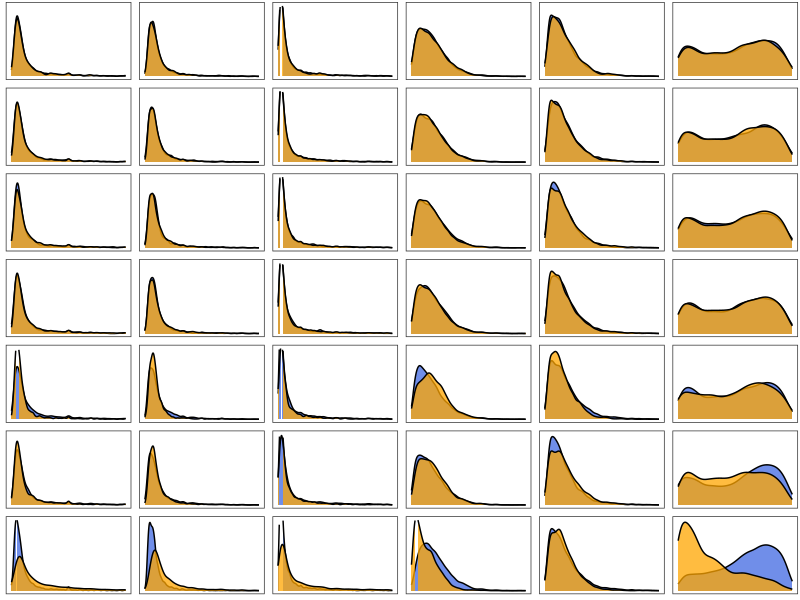

This figure's R source:
################# LPEP2: Density plots ##########################################################
# Date: 7-1-19 (Happy Canada Day)
# updated:
# Author: Ian McCullough, immccull@gmail.com
################################################################################################

#### R libraries ####
library(gridExtra)
library(ggplot2)
library(grid)

#### input data ####
setwd('C:/Users/FWL/Documents/wq-prediction')

# water quality/ecological context for different model scenarios
datatab <- read.csv("data/raw_data_LPEP2_03082019.csv")


################## Main program #################
datatab <- datatab[,c(1,5:16,18)] #keep only some columns

# assign "Training" to 1, "Testing" to 0, then reorder factor levels
datatab$random25_holdout <- as.factor(ifelse(datatab$random25_holdout==1, 'Testing','Training'))
datatab$random25_holdout <- factor(datatab$random25_holdout,levels(datatab$random25_holdout)[c(2,1)])

datatab$random75_holdout <- as.factor(ifelse(datatab$random75_holdout==1, 'Testing','Training'))
datatab$random75_holdout <- factor(datatab$random75_holdout,levels(datatab$random75_holdout)[c(2,1)])

datatab$hu4_ag50_holdout <- as.factor(ifelse(datatab$hu4_ag50_holdout==1, 'Testing','Training'))
datatab$hu4_ag50_holdout <- factor(datatab$hu4_ag50_holdout,levels(datatab$hu4_ag50_holdout)[c(2,1)])

datatab$hu4_strat75_holdout <- as.factor(ifelse(datatab$hu4_strat75_holdout==1, 'Testing','Training'))
datatab$hu4_strat75_holdout <- factor(datatab$hu4_strat75_holdout,levels(datatab$hu4_strat75_holdout)[c(2,1)])

datatab$hu4_random50_holdout <- as.factor(ifelse(datatab$hu4_random50_holdout==1,'Testing','Training'))
datatab$hu4_random50_holdout <- factor(datatab$hu4_random50_holdout,levels(datatab$hu4_random50_holdout)[c(2,1)])

datatab$cluster_strat75_holdout <- as.factor(ifelse(datatab$cluster_strat75_holdout==1,'Testing','Training'))
datatab$cluster_strat75_holdout <- factor(datatab$cluster_strat75_holdout,levels(datatab$cluster_strat75_holdout)[c(2,1)])

datatab$cluster_random50_holdout <- as.factor(ifelse(datatab$cluster_random50_holdout==1,'Testing','Training'))
datatab$cluster_random50_holdout <- factor(datatab$cluster_random50_holdout,levels(datatab$cluster_random50_holdout)[c(2,1)])

plot_colorz <- c('royalblue','orange')
title_size = 7

#### TP ####
TP_xlims <- c(0,200)
TP_ylims <- c(0,0.05)
variable_label <- grobTree(textGrob("TP", x=0.8,  y=0.9, hjust=0,
                                    gp=gpar(col="black", fontsize=title_size)))

# random25_holdout
plotA_TP <- ggplot(datatab, aes(x=tp, fill=factor(random25_holdout))) + geom_density(alpha=0.75)+
  theme_bw()+
  scale_x_continuous(limits=TP_xlims)+
  scale_y_continuous(limits=TP_ylims)+
  #annotation_custom(variable_label)+
  #ggtitle('(a) Random-Large')+
  scale_fill_manual(values=plot_colorz)+
  theme(panel.grid = element_blank(),
        legend.position='none',
        legend.title=element_blank(),
        axis.title=element_blank(),
        axis.text=element_blank(),
        axis.ticks = element_blank(),
        plot.margin=unit(c(0.05,0.05,0.05,0.05), "cm"),
        plot.title=element_blank())

# random75_holdout
plotB_TP <- ggplot(datatab, aes(x=tp, fill=factor(random75_holdout))) + geom_density(alpha=0.75)+
  theme_bw()+
  scale_x_continuous(limits=TP_xlims)+
  scale_y_continuous(limits=TP_ylims)+
  #annotation_custom(variable_label)+
  #ggtitle('(b) Random-Small')+
  scale_fill_manual(values=plot_colorz)+
  theme(panel.grid = element_blank(),
        legend.position='none',
        legend.title=element_blank(),
        axis.title=element_blank(),
        axis.text=element_blank(),
        axis.ticks = element_blank(),
        plot.margin=unit(c(0.05,0.05,0.05,0.05), "cm"),
        plot.title=element_blank())

# cluster_strat75_holdout
plotC_TP <- ggplot(datatab, aes(x=tp, fill=factor(cluster_strat75_holdout))) + geom_density(alpha=0.75)+
  theme_bw()+
  scale_x_continuous(limits=TP_xlims)+
  scale_y_continuous(limits=TP_ylims)+
  #annotation_custom(variable_label)+
  #ggtitle('(c) Stratified-Type')+
  scale_fill_manual(values=plot_colorz)+
  theme(panel.grid = element_blank(),
        legend.position='none',
        legend.title=element_blank(),
        axis.title=element_blank(),
        axis.text=element_blank(),
        axis.ticks = element_blank(),
        plot.margin=unit(c(0.05,0.05,0.05,0.05), "cm"),
        plot.title=element_blank())

# hu4_strat75_holdout
plotD_TP <- ggplot(datatab, aes(x=tp, fill=factor(hu4_strat75_holdout))) + geom_density(alpha=0.75)+
  theme_bw()+
  scale_x_continuous(limits=TP_xlims)+
  scale_y_continuous(limits=TP_ylims)+
  #annotation_custom(variable_label)+
  #ggtitle('(d) Stratified-Region')+
  scale_fill_manual(values=plot_colorz)+
  theme(panel.grid = element_blank(),
        legend.position='none',
        legend.title=element_blank(),
        axis.title=element_blank(),
        axis.text=element_blank(),
        axis.ticks = element_blank(),
        plot.margin=unit(c(0.05,0.05,0.05,0.05), "cm"),
        plot.title=element_blank())

# cluster_random50_holdout
plotE_TP <- ggplot(datatab, aes(x=tp, fill=factor(cluster_random50_holdout))) + geom_density(alpha=0.75)+
  theme_bw()+
  scale_x_continuous(limits=TP_xlims)+
  scale_y_continuous(limits=TP_ylims)+
  #annotation_custom(variable_label)+
  #ggtitle('(e) Targeted-Type')+
  scale_fill_manual(values=plot_colorz)+
  theme(panel.grid = element_blank(),
        legend.position='none',
        legend.title=element_blank(),
        axis.title=element_blank(),
        axis.text=element_blank(),
        axis.ticks = element_blank(),
        plot.margin=unit(c(0.05,0.05,0.05,0.05), "cm"),
        plot.title=element_blank())

# hu4_random50_holdout
plotF_TP <- ggplot(datatab, aes(x=tp, fill=factor(hu4_random50_holdout))) + geom_density(alpha=0.75)+
  theme_bw()+
  scale_x_continuous(limits=TP_xlims)+
  scale_y_continuous(limits=TP_ylims)+
  #annotation_custom(variable_label)+
  #ggtitle('(f) Targeted-Region')+
  scale_fill_manual(values=plot_colorz)+
  theme(panel.grid = element_blank(),
        legend.position='none',
        legend.title=element_blank(),
        axis.title=element_blank(),
        axis.text=element_blank(),
        axis.ticks = element_blank(),
        plot.margin=unit(c(0.05,0.05,0.05,0.05), "cm"),
        plot.title=element_blank())

# hu4_ag50_holdout
plotG_TP <- ggplot(datatab, aes(x=tp, fill=factor(hu4_ag50_holdout))) + geom_density(alpha=0.75)+
  theme_bw()+
  scale_x_continuous(limits=TP_xlims)+
  scale_y_continuous(limits=TP_ylims)+
  #annotation_custom(variable_label)+
  #ggtitle('(g) Targeted-AgRegion')+
  scale_fill_manual(values=plot_colorz)+
  theme(panel.grid = element_blank(),
        legend.position='none',
        legend.title=element_blank(),
        axis.title=element_blank(),
        axis.text=element_blank(),
        axis.ticks = element_blank(),
        plot.margin=unit(c(0.05,0.05,0.05,0.05), "cm"),
        plot.title=element_blank())

# blank plot for spacing in multi-panel plot
# blank.plot <- ggplot(datatab, aes(x=tp,y=chal))+ geom_blank() +
#   #ggtitle('')+
#   theme_bw() +
#   theme(axis.text = element_blank(),
#         axis.line = element_blank(),
#         axis.ticks = element_blank(),
#         panel.border = element_blank(),
#         panel.grid = element_blank(),
#         axis.title = element_blank(),
#         legend.position='none')

# legend plot (created so can extract legend from it; this plot not plotted)
# legend.point1<-ggplot(datatab, aes(x=tp, fill=factor(hu4_ag50_holdout))) + geom_density(alpha=0.75)+
#   scale_fill_manual(values=plot_colorz, name='')+
#   theme_bw() + 
#   theme(axis.text = element_blank(),
#         axis.line = element_blank(),
#         axis.ticks = element_blank(),
#         #panel.border = element_blank(),
#         panel.grid = element_blank(),
#         axis.title = element_blank(),
#         legend.position=c(0.5,0.5),
#         legend.text=element_text(colour='black', size=11),
#         plot.title=element_text(hjust=0, vjust=0, face='bold', size=9))+
#   guides(color = guide_legend(override.aes = list(size=3.5)))#increase legend point size
# 
# # with help from: https://stackoverflow.com/questions/12041042/how-to-plot-just-the-legends-in-ggplot2
# g_legend <- function(legend.point1){ 
#   tmp <- ggplot_gtable(ggplot_build(legend.point1)) 
#   leg <- which(sapply(tmp$grobs, function(x) x$name) == "guide-box") 
#   legend <- tmp$grobs[[leg]] 
#   return(legend)} 
# 
# legend <- g_legend(legend.point1) 
# #grid.draw(legend)

#### Chla ####
chla_xlims <- c(0,100)
chla_ylims <- c(0,0.1)
variable_label <- grobTree(textGrob("CHL", x=0.8,  y=0.9, hjust=0,
                                    gp=gpar(col="black", fontsize=title_size)))

# random25_holdout
plotA_chla <- ggplot(datatab, aes(x=chal, fill=factor(random25_holdout))) + geom_density(alpha=0.75)+
  theme_bw()+
  scale_x_continuous(limits=chla_xlims)+
  scale_y_continuous(limits=chla_ylims)+
  #annotation_custom(variable_label)+
  #ggtitle('(a) Random-Large')+
  scale_fill_manual(values=plot_colorz)+
  theme(panel.grid = element_blank(),
        legend.position='none',
        legend.title=element_blank(),
        axis.title=element_blank(),
        axis.text=element_blank(),
        axis.ticks = element_blank(),
        plot.margin=unit(c(0.05,0.05,0.05,0.05), "cm"),
        plot.title=element_blank())

# random75_holdout
plotB_chla <- ggplot(datatab, aes(x=chal, fill=factor(random75_holdout))) + geom_density(alpha=0.75)+
  theme_bw()+
  scale_x_continuous(limits=chla_xlims)+
  scale_y_continuous(limits=chla_ylims)+
  #annotation_custom(variable_label)+
  #ggtitle('(b) Random-Small')+
  scale_fill_manual(values=plot_colorz)+
  theme(panel.grid = element_blank(),
        legend.position='none',
        legend.title=element_blank(),
        axis.title=element_blank(),
        axis.text=element_blank(),
        axis.ticks = element_blank(),
        plot.margin=unit(c(0.05,0.05,0.05,0.05), "cm"),
        plot.title=element_blank())

# cluster_strat75_holdout
plotC_chla <- ggplot(datatab, aes(x=chal, fill=factor(cluster_strat75_holdout))) + geom_density(alpha=0.75)+
  theme_bw()+
  scale_x_continuous(limits=chla_xlims)+
  scale_y_continuous(limits=chla_ylims)+
  #annotation_custom(variable_label)+
  #ggtitle('(c) Stratified-Type')+
  scale_fill_manual(values=plot_colorz)+
  theme(panel.grid = element_blank(),
        legend.position='none',
        legend.title=element_blank(),
        axis.title=element_blank(),
        axis.text=element_blank(),
        axis.ticks = element_blank(),
        plot.margin=unit(c(0.05,0.05,0.05,0.05), "cm"),
        plot.title=element_blank())

# hu4_strat75_holdout
plotD_chla <- ggplot(datatab, aes(x=chal, fill=factor(hu4_strat75_holdout))) + geom_density(alpha=0.75)+
  theme_bw()+
  scale_x_continuous(limits=chla_xlims)+
  scale_y_continuous(limits=chla_ylims)+
  #annotation_custom(variable_label)+
  #ggtitle('(d) Stratified-Region')+
  scale_fill_manual(values=plot_colorz)+
  theme(panel.grid = element_blank(),
        legend.position='none',
        legend.title=element_blank(),
        axis.title=element_blank(),
        axis.text=element_blank(),
        axis.ticks = element_blank(),
        plot.margin=unit(c(0.05,0.05,0.05,0.05), "cm"),
        plot.title=element_blank())

# cluster_random50_holdout
plotE_chla <- ggplot(datatab, aes(x=chal, fill=factor(cluster_random50_holdout))) + geom_density(alpha=0.75)+
  theme_bw()+
  scale_x_continuous(limits=chla_xlims)+
  scale_y_continuous(limits=chla_ylims)+
  #annotation_custom(variable_label)+
  #ggtitle('(e) Targeted-Type')+
  scale_fill_manual(values=plot_colorz)+
  theme(panel.grid = element_blank(),
        legend.position='none',
        legend.title=element_blank(),
        axis.title=element_blank(),
        axis.text=element_blank(),
        axis.ticks = element_blank(),
        plot.margin=unit(c(0.05,0.05,0.05,0.05), "cm"),
        plot.title=element_blank())

# hu4_random50_holdout
plotF_chla <- ggplot(datatab, aes(x=chal, fill=factor(hu4_random50_holdout))) + geom_density(alpha=0.75)+
  theme_bw()+
  scale_x_continuous(limits=chla_xlims)+
  scale_y_continuous(limits=chla_ylims)+
  #annotation_custom(variable_label)+
  #ggtitle('(f) Targeted-Region')+
  scale_fill_manual(values=plot_colorz)+
  theme(panel.grid = element_blank(),
        legend.position='none',
        legend.title=element_blank(),
        axis.title=element_blank(),
        axis.text=element_blank(),
        axis.ticks = element_blank(),
        plot.margin=unit(c(0.05,0.05,0.05,0.05), "cm"),
        plot.title=element_blank())

# hu4_ag50_holdout
plotG_chla <- ggplot(datatab, aes(x=chal, fill=factor(hu4_ag50_holdout))) + geom_density(alpha=0.75)+
  theme_bw()+
  scale_x_continuous(limits=chla_xlims)+
  scale_y_continuous(limits=chla_ylims)+
  #annotation_custom(variable_label)+
  #ggtitle('(g) Targeted-AgRegion')+
  scale_fill_manual(values=plot_colorz)+
  theme(panel.grid = element_blank(),
        legend.position='none',
        legend.title=element_blank(),
        axis.title=element_blank(),
        axis.text=element_blank(),
        axis.ticks = element_blank(),
        plot.margin=unit(c(0.05,0.05,0.05,0.05), "cm"),
        plot.title=element_blank())

#### TN ####
TN_xlims <- c(0,7000)
TN_ylims <- c(0,0.0015)
variable_label <- grobTree(textGrob("TN", x=0.8,  y=0.9, hjust=0,
                                    gp=gpar(col="black", fontsize=title_size)))

# random25_holdout
plotA_TN <- ggplot(datatab, aes(x=tn, fill=factor(random25_holdout))) + geom_density(alpha=0.75)+
  theme_bw()+
  scale_x_continuous(limits=TN_xlims)+
  scale_y_continuous(limits=TN_ylims)+
  #annotation_custom(variable_label)+
  #ggtitle('(a) Random-Large')+
  scale_fill_manual(values=plot_colorz)+
  theme(panel.grid = element_blank(),
        legend.position='none',
        legend.title=element_blank(),
        axis.title=element_blank(),
        axis.text=element_blank(),
        axis.ticks = element_blank(),
        plot.margin=unit(c(0.05,0.05,0.05,0.05), "cm"),
        plot.title=element_blank())

# random75_holdout
plotB_TN <- ggplot(datatab, aes(x=tn, fill=factor(random75_holdout))) + geom_density(alpha=0.75)+
  theme_bw()+
  scale_x_continuous(limits=TN_xlims)+
  scale_y_continuous(limits=TN_ylims)+
  #annotation_custom(variable_label)+
  #ggtitle('(b) Random-Small')+
  scale_fill_manual(values=plot_colorz)+
  theme(panel.grid = element_blank(),
        legend.position='none',
        legend.title=element_blank(),
        axis.title=element_blank(),
        axis.text=element_blank(),
        axis.ticks = element_blank(),
        plot.margin=unit(c(0.05,0.05,0.05,0.05), "cm"),
        plot.title=element_blank())

# cluster_strat75_holdout
plotC_TN <- ggplot(datatab, aes(x=tn, fill=factor(cluster_strat75_holdout))) + geom_density(alpha=0.75)+
  theme_bw()+
  scale_x_continuous(limits=TN_xlims)+
  scale_y_continuous(limits=TN_ylims)+
  #annotation_custom(variable_label)+
  #ggtitle('(c) Stratified-Type')+
  scale_fill_manual(values=plot_colorz)+
  theme(panel.grid = element_blank(),
        legend.position='none',
        legend.title=element_blank(),
        axis.title=element_blank(),
        axis.text=element_blank(),
        axis.ticks = element_blank(),
        plot.margin=unit(c(0.05,0.05,0.05,0.05), "cm"),
        plot.title=element_blank())

# hu4_strat75_holdout
plotD_TN <- ggplot(datatab, aes(x=tn, fill=factor(hu4_strat75_holdout))) + geom_density(alpha=0.75)+
  theme_bw()+
  scale_x_continuous(limits=TN_xlims)+
  scale_y_continuous(limits=TN_ylims)+
  #annotation_custom(variable_label)+
  #ggtitle('(d) Stratified-Region')+
  scale_fill_manual(values=plot_colorz)+
  theme(panel.grid = element_blank(),
        legend.position='none',
        legend.title=element_blank(),
        axis.title=element_blank(),
        axis.text=element_blank(),
        axis.ticks = element_blank(),
        plot.margin=unit(c(0.05,0.05,0.05,0.05), "cm"),
        plot.title=element_blank())

# cluster_random50_holdout
plotE_TN <- ggplot(datatab, aes(x=tn, fill=factor(cluster_random50_holdout))) + geom_density(alpha=0.75)+
  theme_bw()+
  scale_x_continuous(limits=TN_xlims)+
  scale_y_continuous(limits=TN_ylims)+
  #annotation_custom(variable_label)+
  #ggtitle('(e) Targeted-Type')+
  scale_fill_manual(values=plot_colorz)+
  theme(panel.grid = element_blank(),
        legend.position='none',
        legend.title=element_blank(),
        axis.title=element_blank(),
        axis.text=element_blank(),
        axis.ticks = element_blank(),
        plot.margin=unit(c(0.05,0.05,0.05,0.05), "cm"),
        plot.title=element_blank())

# hu4_random50_holdout
plotF_TN <- ggplot(datatab, aes(x=tn, fill=factor(hu4_random50_holdout))) + geom_density(alpha=0.75)+
  theme_bw()+
  scale_x_continuous(limits=TN_xlims)+
  scale_y_continuous(limits=TN_ylims)+
  #annotation_custom(variable_label)+
  #ggtitle('(f) Targeted-Region')+
  scale_fill_manual(values=plot_colorz)+
  theme(panel.grid = element_blank(),
        legend.position='none',
        legend.title=element_blank(),
        axis.title=element_blank(),
        axis.text=element_blank(),
        axis.ticks = element_blank(),
        plot.margin=unit(c(0.05,0.05,0.05,0.05), "cm"),
        plot.title=element_blank())

# hu4_ag50_holdout
plotG_TN <- ggplot(datatab, aes(x=tn, fill=factor(hu4_ag50_holdout))) + geom_density(alpha=0.75)+
  theme_bw()+
  scale_x_continuous(limits=TN_xlims)+
  scale_y_continuous(limits=TN_ylims)+
  #annotation_custom(variable_label)+
  #ggtitle('(g) Targeted-AgRegion')+
  scale_fill_manual(values=plot_colorz)+
  theme(panel.grid = element_blank(),
        legend.position='none',
        legend.title=element_blank(),
        axis.title=element_blank(),
        axis.text=element_blank(),
        axis.ticks = element_blank(),
        plot.margin=unit(c(0.05,0.05,0.05,0.05), "cm"),
        plot.title=element_blank())

#### Secchi ####
secchi_xlims <- c(0,15)
secchi_ylims <- c(0,0.35)
variable_label <- grobTree(textGrob("Clarity", x=0.8,  y=0.9, hjust=0,
                                    gp=gpar(col="black", fontsize=title_size)))

# random25_holdout
plotA_Secchi <- ggplot(datatab, aes(x=secchi, fill=factor(random25_holdout))) + geom_density(alpha=0.75)+
  theme_bw()+
  scale_x_continuous(limits=secchi_xlims)+
  scale_y_continuous(limits=secchi_ylims)+
  #annotation_custom(variable_label)+
  #ggtitle('(a) Random-Large')+
  scale_fill_manual(values=plot_colorz)+
  theme(panel.grid = element_blank(),
        legend.position='none',
        legend.title=element_blank(),
        axis.title=element_blank(),
        axis.text=element_blank(),
        axis.ticks = element_blank(),
        plot.margin=unit(c(0.05,0.05,0.05,0.05), "cm"),
        plot.title=element_blank())

# random75_holdout
plotB_Secchi <- ggplot(datatab, aes(x=secchi, fill=factor(random75_holdout))) + geom_density(alpha=0.75)+
  theme_bw()+
  scale_x_continuous(limits=secchi_xlims)+
  scale_y_continuous(limits=secchi_ylims)+
  #annotation_custom(variable_label)+
  #ggtitle('(b) Random-Small')+
  scale_fill_manual(values=plot_colorz)+
  theme(panel.grid = element_blank(),
        legend.position='none',
        legend.title=element_blank(),
        axis.title=element_blank(),
        axis.text=element_blank(),
        axis.ticks = element_blank(),
        plot.margin=unit(c(0.05,0.05,0.05,0.05), "cm"),
        plot.title=element_blank())

# cluster_strat75_holdout
plotC_Secchi <- ggplot(datatab, aes(x=secchi, fill=factor(cluster_strat75_holdout))) + geom_density(alpha=0.75)+
  theme_bw()+
  scale_x_continuous(limits=secchi_xlims)+
  scale_y_continuous(limits=secchi_ylims)+
  #annotation_custom(variable_label)+
  #ggtitle('(c) Stratified-Type')+
  scale_fill_manual(values=plot_colorz)+
  theme(panel.grid = element_blank(),
        legend.position='none',
        legend.title=element_blank(),
        axis.title=element_blank(),
        axis.text=element_blank(),
        axis.ticks = element_blank(),
        plot.margin=unit(c(0.05,0.05,0.05,0.05), "cm"),
        plot.title=element_blank())

# hu4_strat75_holdout
plotD_Secchi <- ggplot(datatab, aes(x=secchi, fill=factor(hu4_strat75_holdout))) + geom_density(alpha=0.75)+
  theme_bw()+
  scale_x_continuous(limits=secchi_xlims)+
  scale_y_continuous(limits=secchi_ylims)+
  #annotation_custom(variable_label)+
  #ggtitle('(d) Stratified-Region')+
  scale_fill_manual(values=plot_colorz)+
  theme(panel.grid = element_blank(),
        legend.position='none',
        legend.title=element_blank(),
        axis.title=element_blank(),
        axis.text=element_blank(),
        axis.ticks = element_blank(),
        plot.margin=unit(c(0.05,0.05,0.05,0.05), "cm"),
        plot.title=element_blank())

# cluster_random50_holdout
plotE_Secchi <- ggplot(datatab, aes(x=secchi, fill=factor(cluster_random50_holdout))) + geom_density(alpha=0.75)+
  theme_bw()+
  scale_x_continuous(limits=secchi_xlims)+
  scale_y_continuous(limits=secchi_ylims)+
  #annotation_custom(variable_label)+
  #ggtitle('(e) Targeted-Type')+
  scale_fill_manual(values=plot_colorz)+
  theme(panel.grid = element_blank(),
        legend.position='none',
        legend.title=element_blank(),
        axis.title=element_blank(),
        axis.text=element_blank(),
        axis.ticks = element_blank(),
        plot.margin=unit(c(0.05,0.05,0.05,0.05), "cm"),
        plot.title=element_blank())

# hu4_random50_holdout
plotF_Secchi <- ggplot(datatab, aes(x=secchi, fill=factor(hu4_random50_holdout))) + geom_density(alpha=0.75)+
  theme_bw()+
  scale_x_continuous(limits=secchi_xlims)+
  scale_y_continuous(limits=secchi_ylims)+
  #annotation_custom(variable_label)+
  #ggtitle('(f) Targeted-Region')+
  scale_fill_manual(values=plot_colorz)+
  theme(panel.grid = element_blank(),
        legend.position='none',
        legend.title=element_blank(),
        axis.title=element_blank(),
        axis.text=element_blank(),
        axis.ticks = element_blank(),
        plot.margin=unit(c(0.05,0.05,0.05,0.05), "cm"),
        plot.title=element_blank())

# hu4_ag50_holdout
plotG_Secchi <- ggplot(datatab, aes(x=secchi, fill=factor(hu4_ag50_holdout))) + geom_density(alpha=0.75)+
  theme_bw()+
  scale_x_continuous(limits=secchi_xlims)+
  scale_y_continuous(limits=secchi_ylims)+
  #annotation_custom(variable_label)+
  #ggtitle('(g) Targeted-AgRegion')+
  scale_fill_manual(values=plot_colorz)+
  theme(panel.grid = element_blank(),
        legend.position='none',
        legend.title=element_blank(),
        axis.title=element_blank(),
        axis.text=element_blank(),
        axis.ticks = element_blank(),
        plot.margin=unit(c(0.05,0.05,0.05,0.05), "cm"),
        plot.title=element_blank())


#### Max depth ####
depth_xlims <- c(0,60)
depth_ylims <- c(0,0.08)
variable_label <- grobTree(textGrob("Max depth", x=0.65,  y=0.9, hjust=0,
                                    gp=gpar(col="black", fontsize=title_size)))

# random25_holdout
plotA_depth <- ggplot(datatab, aes(x=maxdepth_m, fill=factor(random25_holdout))) + geom_density(alpha=0.75)+
  theme_bw()+
  scale_x_continuous(limits=depth_xlims)+
  scale_y_continuous(limits=depth_ylims)+
  #annotation_custom(variable_label)+
  #ggtitle('(a) Random-Large')+
  scale_fill_manual(values=plot_colorz)+
  theme(panel.grid = element_blank(),
        legend.position='none',
        legend.title=element_blank(),
        axis.title=element_blank(),
        axis.text=element_blank(),
        axis.ticks = element_blank(),
        plot.margin=unit(c(0.05,0.05,0.05,0.05), "cm"),
        plot.title=element_blank())

# random75_holdout
plotB_depth <- ggplot(datatab, aes(x=maxdepth_m, fill=factor(random75_holdout))) + geom_density(alpha=0.75)+
  theme_bw()+
  scale_x_continuous(limits=depth_xlims)+
  scale_y_continuous(limits=depth_ylims)+
  #annotation_custom(variable_label)+
  #ggtitle('(b) Random-Small')+
  scale_fill_manual(values=plot_colorz)+
  theme(panel.grid = element_blank(),
        legend.position='none',
        legend.title=element_blank(),
        axis.title=element_blank(),
        axis.text=element_blank(),
        axis.ticks = element_blank(),
        plot.margin=unit(c(0.05,0.05,0.05,0.05), "cm"),
        plot.title=element_blank())

# cluster_strat75_holdout
plotC_depth <- ggplot(datatab, aes(x=maxdepth_m, fill=factor(cluster_strat75_holdout))) + geom_density(alpha=0.75)+
  theme_bw()+
  scale_x_continuous(limits=depth_xlims)+
  scale_y_continuous(limits=depth_ylims)+
  #annotation_custom(variable_label)+
  #ggtitle('(c) Stratified-Type')+
  scale_fill_manual(values=plot_colorz)+
  theme(panel.grid = element_blank(),
        legend.position='none',
        legend.title=element_blank(),
        axis.title=element_blank(),
        axis.text=element_blank(),
        axis.ticks = element_blank(),
        plot.margin=unit(c(0.05,0.05,0.05,0.05), "cm"),
        plot.title=element_blank())

# hu4_strat75_holdout
plotD_depth <- ggplot(datatab, aes(x=maxdepth_m, fill=factor(hu4_strat75_holdout))) + geom_density(alpha=0.75)+
  theme_bw()+
  scale_x_continuous(limits=depth_xlims)+
  scale_y_continuous(limits=depth_ylims)+
  #annotation_custom(variable_label)+
  #ggtitle('(d) Stratified-Region')+
  scale_fill_manual(values=plot_colorz)+
  theme(panel.grid = element_blank(),
        legend.position='none',
        legend.title=element_blank(),
        axis.title=element_blank(),
        axis.text=element_blank(),
        axis.ticks = element_blank(),
        plot.margin=unit(c(0.05,0.05,0.05,0.05), "cm"),
        plot.title=element_blank())

# cluster_random50_holdout
plotE_depth <- ggplot(datatab, aes(x=maxdepth_m, fill=factor(cluster_random50_holdout))) + geom_density(alpha=0.75)+
  theme_bw()+
  scale_x_continuous(limits=depth_xlims)+
  scale_y_continuous(limits=depth_ylims)+
  #annotation_custom(variable_label)+
  #ggtitle('(e) Targeted-Type')+
  scale_fill_manual(values=plot_colorz)+
  theme(panel.grid = element_blank(),
        legend.position='none',
        legend.title=element_blank(),
        axis.title=element_blank(),
        axis.text=element_blank(),
        axis.ticks = element_blank(),
        plot.margin=unit(c(0.05,0.05,0.05,0.05), "cm"),
        plot.title=element_blank())

# hu4_random50_holdout
plotF_depth <- ggplot(datatab, aes(x=maxdepth_m, fill=factor(hu4_random50_holdout))) + geom_density(alpha=0.75)+
  theme_bw()+
  scale_x_continuous(limits=depth_xlims)+
  scale_y_continuous(limits=depth_ylims)+
  #annotation_custom(variable_label)+
  #ggtitle('(f) Targeted-Region')+
  scale_fill_manual(values=plot_colorz)+
  theme(panel.grid = element_blank(),
        legend.position='none',
        legend.title=element_blank(),
        axis.title=element_blank(),
        axis.text=element_blank(),
        axis.ticks = element_blank(),
        plot.margin=unit(c(0.05,0.05,0.05,0.05), "cm"),
        plot.title=element_blank())

# hu4_ag50_holdout
plotG_depth <- ggplot(datatab, aes(x=maxdepth_m, fill=factor(hu4_ag50_holdout))) + geom_density(alpha=0.75)+
  theme_bw()+
  scale_x_continuous(limits=depth_xlims)+
  scale_y_continuous(limits=depth_ylims)+
  #annotation_custom(variable_label)+
  #ggtitle('(g) Targeted-AgRegion')+
  scale_fill_manual(values=plot_colorz)+
  theme(panel.grid = element_blank(),
        legend.position='none',
        legend.title=element_blank(),
        axis.title=element_blank(),
        axis.text=element_blank(),
        axis.ticks = element_blank(),
        plot.margin=unit(c(0.05,0.05,0.05,0.05), "cm"),
        plot.title=element_blank())

#### IWS_forest ####
forest_xlims <- c(0,100)
forest_ylims <- c(0,0.025)
variable_label <- grobTree(textGrob("IWS forest", x=0.65,  y=0.9, hjust=0,
                                    gp=gpar(col="black", fontsize=title_size)))

# random25_holdout
plotA_forest <- ggplot(datatab, aes(x=iws_nlcd2006_for, fill=factor(random25_holdout))) + geom_density(alpha=0.75)+
  theme_bw()+
  scale_x_continuous(limits=forest_xlims)+
  scale_y_continuous(limits=forest_ylims)+
  #annotation_custom(variable_label)+
  #ggtitle('(a) Random-Large')+
  scale_fill_manual(values=plot_colorz)+
  theme(panel.grid = element_blank(),
        legend.position='none',
        legend.title=element_blank(),
        axis.title=element_blank(),
        axis.text=element_blank(),
        axis.ticks = element_blank(),
        plot.margin=unit(c(0.05,0.05,0.05,0.05), "cm"),
        plot.title=element_blank())

# random75_holdout
plotB_forest <- ggplot(datatab, aes(x=iws_nlcd2006_for, fill=factor(random75_holdout))) + geom_density(alpha=0.75)+
  theme_bw()+
  scale_x_continuous(limits=forest_xlims)+
  scale_y_continuous(limits=forest_ylims)+
  #annotation_custom(variable_label)+
  #ggtitle('(b) Random-Small')+
  scale_fill_manual(values=plot_colorz)+
  theme(panel.grid = element_blank(),
        legend.position='none',
        legend.title=element_blank(),
        axis.title=element_blank(),
        axis.text=element_blank(),
        axis.ticks = element_blank(),
        plot.margin=unit(c(0.05,0.05,0.05,0.05), "cm"),
        plot.title=element_blank())

# cluster_strat75_holdout
plotC_forest <- ggplot(datatab, aes(x=iws_nlcd2006_for, fill=factor(cluster_strat75_holdout))) + geom_density(alpha=0.75)+
  theme_bw()+
  scale_x_continuous(limits=forest_xlims)+
  scale_y_continuous(limits=forest_ylims)+
  #annotation_custom(variable_label)+
  #ggtitle('(c) Stratified-Type')+
  scale_fill_manual(values=plot_colorz)+
  theme(panel.grid = element_blank(),
        legend.position='none',
        legend.title=element_blank(),
        axis.title=element_blank(),
        axis.text=element_blank(),
        axis.ticks = element_blank(),
        plot.margin=unit(c(0.05,0.05,0.05,0.05), "cm"),
        plot.title=element_blank())

# hu4_strat75_holdout
plotD_forest <- ggplot(datatab, aes(x=iws_nlcd2006_for, fill=factor(hu4_strat75_holdout))) + geom_density(alpha=0.75)+
  theme_bw()+
  scale_x_continuous(limits=forest_xlims)+
  scale_y_continuous(limits=forest_ylims)+
  #annotation_custom(variable_label)+
  #ggtitle('(d) Stratified-Region')+
  scale_fill_manual(values=plot_colorz)+
  theme(panel.grid = element_blank(),
        legend.position='none',
        legend.title=element_blank(),
        axis.title=element_blank(),
        axis.text=element_blank(),
        axis.ticks = element_blank(),
        plot.margin=unit(c(0.05,0.05,0.05,0.05), "cm"),
        plot.title=element_blank())

# cluster_random50_holdout
plotE_forest <- ggplot(datatab, aes(x=iws_nlcd2006_for, fill=factor(cluster_random50_holdout))) + geom_density(alpha=0.75)+
  theme_bw()+
  scale_x_continuous(limits=forest_xlims)+
  scale_y_continuous(limits=forest_ylims)+
  #annotation_custom(variable_label)+
  #ggtitle('(e) Targeted-Type')+
  scale_fill_manual(values=plot_colorz)+
  theme(panel.grid = element_blank(),
        legend.position='none',
        legend.title=element_blank(),
        axis.title=element_blank(),
        axis.text=element_blank(),
        axis.ticks = element_blank(),
        plot.margin=unit(c(0.05,0.05,0.05,0.05), "cm"),
        plot.title=element_blank())

# hu4_random50_holdout
plotF_forest <- ggplot(datatab, aes(x=iws_nlcd2006_for, fill=factor(hu4_random50_holdout))) + geom_density(alpha=0.75)+
  theme_bw()+
  scale_x_continuous(limits=forest_xlims)+
  scale_y_continuous(limits=forest_ylims)+
  #annotation_custom(variable_label)+
  #ggtitle('(f) Targeted-Region')+
  scale_fill_manual(values=plot_colorz)+
  theme(panel.grid = element_blank(),
        legend.position='none',
        legend.title=element_blank(),
        axis.title=element_blank(),
        axis.text=element_blank(),
        axis.ticks = element_blank(),
        plot.margin=unit(c(0.05,0.05,0.05,0.05), "cm"),
        plot.title=element_blank())

# hu4_ag50_holdout
plotG_forest <- ggplot(datatab, aes(x=iws_nlcd2006_for, fill=factor(hu4_ag50_holdout))) + geom_density(alpha=0.75)+
  theme_bw()+
  scale_x_continuous(limits=forest_xlims)+
  scale_y_continuous(limits=forest_ylims)+
  #annotation_custom(variable_label)+
  #ggtitle('(g) Targeted-AgRegion')+
  scale_fill_manual(values=plot_colorz)+
  theme(panel.grid = element_blank(),
        legend.position='none',
        legend.title=element_blank(),
        axis.title=element_blank(),
        axis.text=element_blank(),
        axis.ticks = element_blank(),
        plot.margin=unit(c(0.05,0.05,0.05,0.05), "cm"),
        plot.title=element_blank())

jpeg('graphics/density_plots/all_vars_scenarios.jpeg',width = 6.5,height = 6.5,units = 'in',res=600)
grid.arrange(plotA_TP, plotA_TN, plotA_chla, plotA_Secchi, plotA_depth, plotA_forest,
             plotB_TP, plotB_TN, plotB_chla, plotB_Secchi, plotB_depth, plotB_forest,
             plotC_TP, plotC_TN, plotC_chla, plotC_Secchi, plotC_depth, plotC_forest,
             plotD_TP, plotD_TN, plotD_chla, plotD_Secchi, plotD_depth, plotD_forest,
             plotE_TP, plotE_TN, plotE_chla, plotE_Secchi, plotE_depth, plotE_forest,
             plotF_TP, plotF_TN, plotF_chla, plotF_Secchi, plotF_depth, plotF_forest,
             plotG_TP, plotG_TN, plotG_chla, plotG_Secchi, plotG_depth, plotG_forest, nrow=7)
dev.off()

